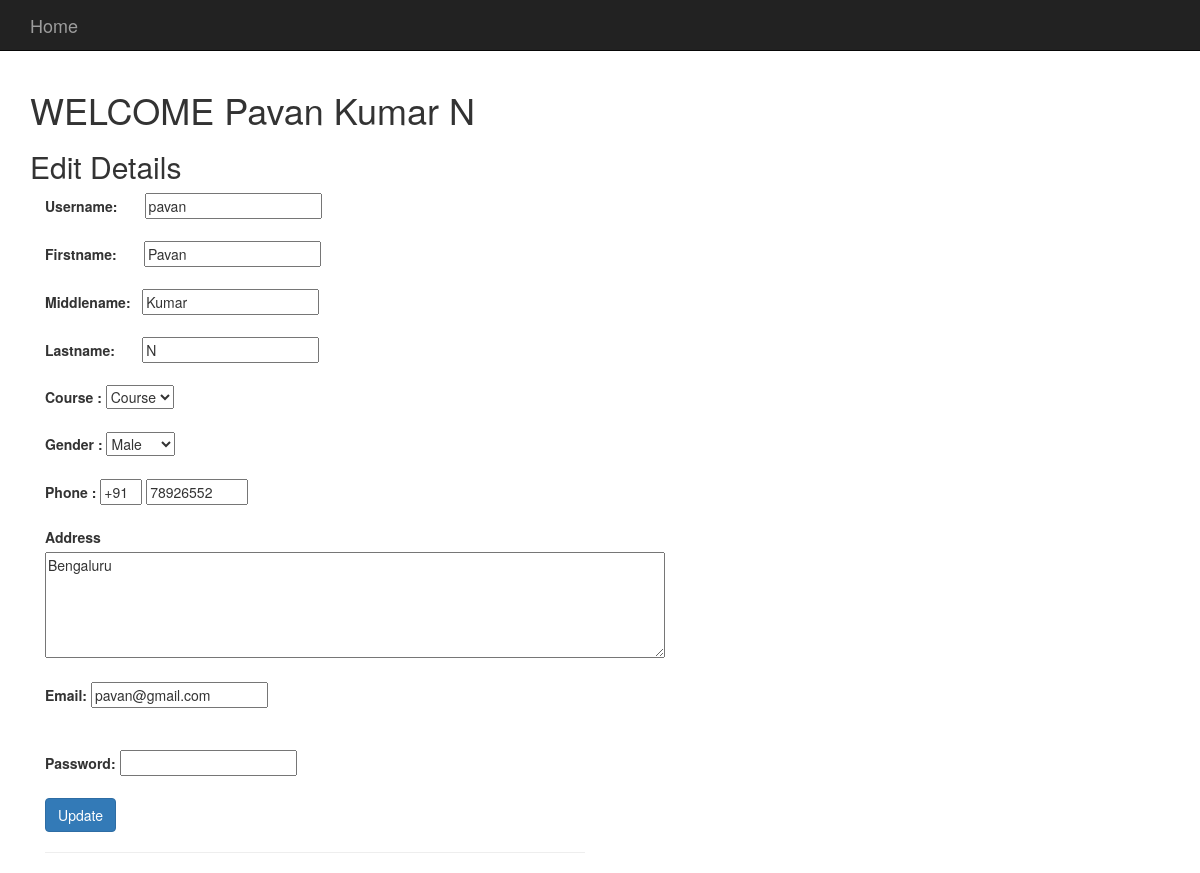
/user/edit.php (signed in), run on the app's committed database.
### tables this page shows
CREATE TABLE `Employee` (
  `employee_id` int(3) NOT NULL,
  `firstname` varchar(255) NOT NULL,
  `middlename` varchar(255) NOT NULL,
  `lastname` varchar(255) NOT NULL,
  `course` varchar(255) NOT NULL,
  `gender` varchar(25) NOT NULL,
  `phone` int(10) NOT NULL,
  `email` varchar(255) NOT NULL,
  `password` varchar(255) NOT NULL,
  `address` longtext NOT NULL,
  `username` varchar(255) NOT NULL
);

### user/edit.php (the view, shortened to what this page needs)
<?php include 'Includes/header.php';
session_start();?>
<body>
<div class="container">
<?php include 'Includes/navigation.php'?>
<?php include 'Includes/db.php';
include 'Includes/function.php';
?>
<h1><?php echo "WELCOME ".$_SESSION['firstname']." ".$_SESSION['middlename'].' '.$_SESSION['lastname'];?></h2>
<?php
$sql4="SELECT * FROM Employee WHERE employee_id={$_SESSION['employee_id']};";
$result4=mysqli_query($connection,$sql4);
$row=mysqli_fetch_assoc($result4);
?>
<h2>Edit Details</h2>
<div class="col-xs-6">
<form action="edit.php" method="post">
<div class="form-group">
<label> Username: </label>
<input type="text" name="username" value="<?php echo $row['username']?>" required/> <br> <br>
<label> Firstname: </label>
<input type="text" name="firstname" title="Must start with uppercase" value="<?php echo $row['firstname']?>"required/> <br> <br>
<label> Middlename: </label>
<input type="text" name="middlename" value="<?php echo $row['middlename']?>"/> <br> <br>
<label> Lastname: </label>
<input type="text" name="lastname" value="<?php echo $row['lastname']?>"required/> <br> <br>
<label>
Course :
</label>
<select name="course" id="" class="form-control-file" required>
<option value="">Course</option>
</select>
<br>
<br>
<label>
Gender :
</label>
<select name="gender" id="" class="form-control-file" required>
<option value="Male">Male</option>
</select>
<br>
<br>
<label>
Phone :
</label>
<input type="text" name="country code"  value="+91" size="2"/>
<input type="text" name="phone" size="10" value="<?php echo $row['phone']?>"/> <br> <br>
<label for="address">Address</label>
<br>
<textarea cols="80" rows="5" value="address" name="address"><?php echo $row['address']?>
</textarea>
<br> <br>
<label for="address">Email: </label>
<input type="email" id="email" name="email" value="<?php echo $row['email']?>"required/> <br>
<br> <br>
<label for="address">Password: </label>
<input type="password" id="psw" name="password" pattern="(?=.*\d)(?=.*[a-z])(?=.*[A-Z]).{8,}" title="Must contain at least one number and one uppercase and lowercase letter, and at least 8 or more characters" required><br> <br>
<input class='btn btn-primary' type="submit" value="Update" name="update"/>
<hr>
</form>
</div>
</div>
</body>
</html>

### user/css/blog-home.css (style rules this page uses)
body { padding-top: 70px; }

### data on the page
employee: username "pavan", firstname "Pavan", middlename "Kumar", lastname "N", phone "78926552", address "Bengaluru", email "pavan@gmail.com"

### other printed values
$_SESSION['firstname'] "Pavan"
$_SESSION['middlename'] "Kumar"
$_SESSION['lastname'] "N"
